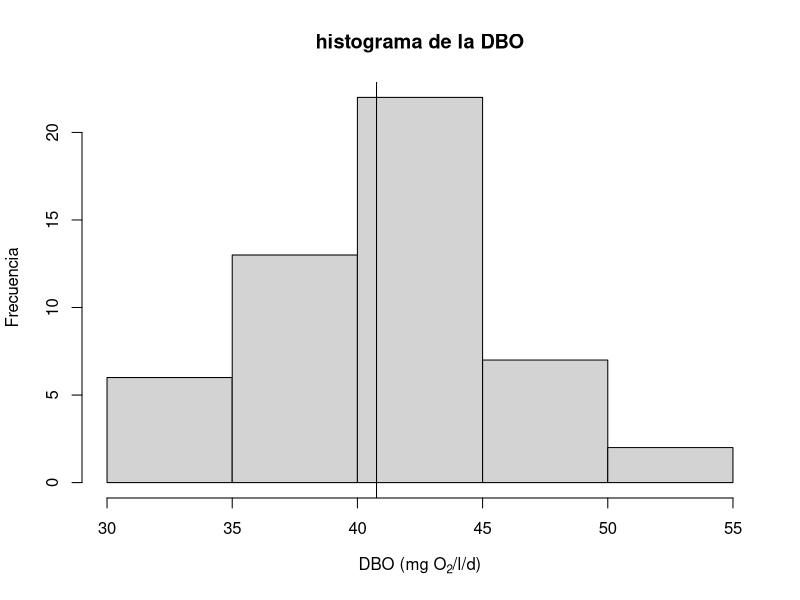
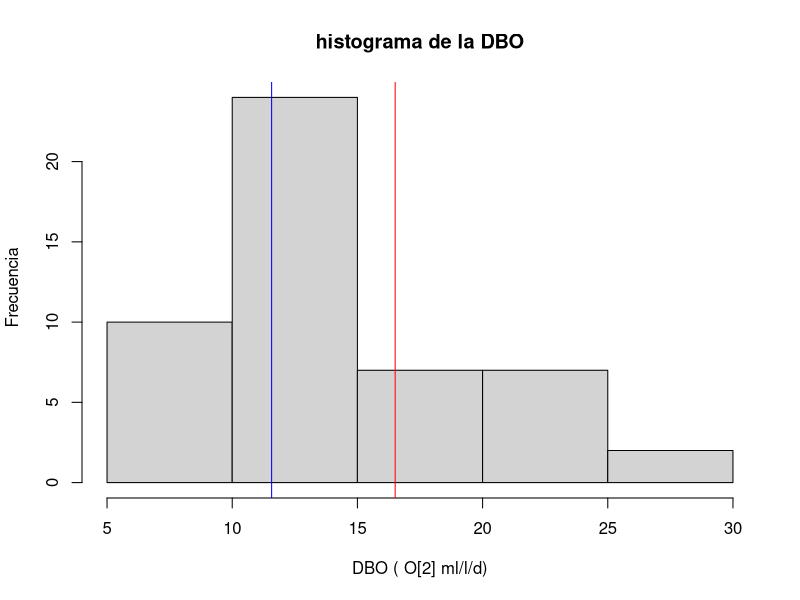
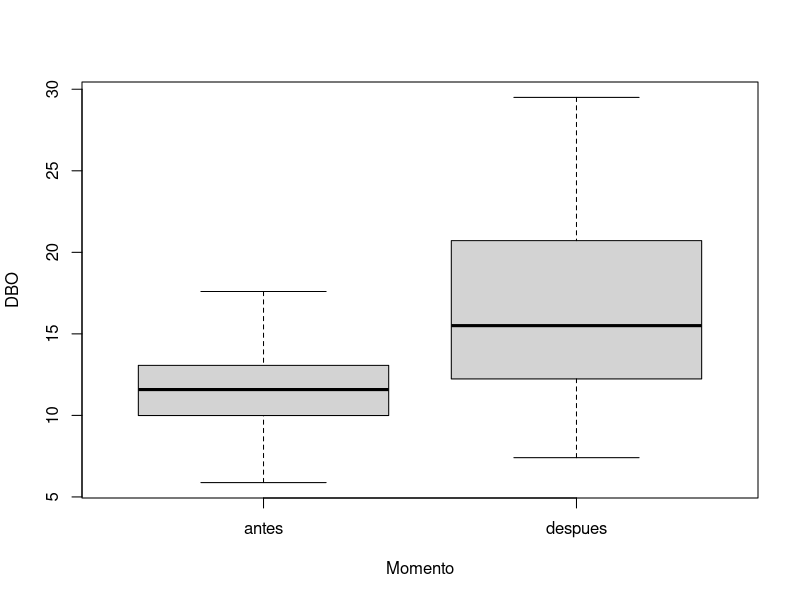

Here is the R script that generated these plots, in order:
## ---- chunk 1
library(tidyverse)
## ---- chunk 2
datos1 <- read_csv("datos1.csv")
## ---- chunk 3
hist(datos1$DBO, main = "histograma de la DBO", xlab = expression(paste("DBO ", "(mg ", O[2], "/l/d)")), ylab =" Frecuencia")
abline(v=mean(datos1$DBO))


## ---- chunk 4

sd(datos1$DBO)/sqrt(length(datos1$DBO))

## ---- chunk 5
t.test(datos1$DBO, alternative = "greater", mu = 30)

## ---- chunk 6
datos2 <- read_csv("datos2.csv")
## ---- chunk 7
hist(datos2$DBO, main = "histograma de la DBO", xlab = paste("DBO (", expression(O[2]), "ml/l/d)"), ylab =" Frecuencia")
abline(v = mean(datos2$DBO[1:25]), col = "blue")
abline(v = mean(datos2$DBO[26:50]),  col = "red")

boxplot(DBO~Momento, data = datos2)
## ---- chunk 8

## ---- chunk 9
qt(0.05, df = 48)
## ---- chunk 10
t.test(DBO~Momento, data = datos2, alternative = "l")

## ---- chunk 11
t.test(DBO~Momento, data = datos2, alternative = "l", var.equal = TRUE)

